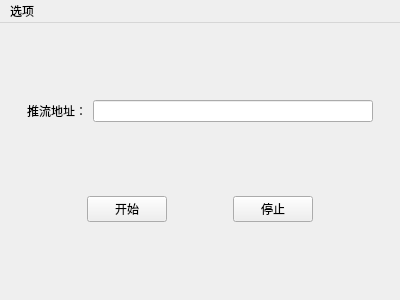
<?xml version="1.0" encoding="UTF-8"?>
<ui version="4.0">
 <class>MainWindow</class>
 <widget class="QMainWindow" name="MainWindow">
  <property name="geometry">
   <rect>
    <x>0</x>
    <y>0</y>
    <width>400</width>
    <height>300</height>
   </rect>
  </property>
  <property name="sizePolicy">
   <sizepolicy hsizetype="Preferred" vsizetype="Fixed">
    <horstretch>0</horstretch>
    <verstretch>0</verstretch>
   </sizepolicy>
  </property>
  <property name="minimumSize">
   <size>
    <width>400</width>
    <height>300</height>
   </size>
  </property>
  <property name="maximumSize">
   <size>
    <width>400</width>
    <height>300</height>
   </size>
  </property>
  <property name="windowTitle">
   <string>DemoPusher</string>
  </property>
  <widget class="QWidget" name="centralwidget">
   <layout class="QVBoxLayout" name="verticalLayout_2">
    <item>
     <widget class="QWidget" name="widget_3" native="true">
      <layout class="QVBoxLayout" name="verticalLayout">
       <item>
        <widget class="QWidget" name="widget_2" native="true">
         <property name="sizePolicy">
          <sizepolicy hsizetype="Preferred" vsizetype="Fixed">
           <horstretch>0</horstretch>
           <verstretch>0</verstretch>
          </sizepolicy>
         </property>
         <layout class="QHBoxLayout" name="horizontalLayout_2">
          <item>
           <widget class="QLabel" name="PushLabel">
            <property name="text">
             <string>推流地址：</string>
            </property>
           </widget>
          </item>
          <item>
           <widget class="QLineEdit" name="PushAddr"/>
          </item>
         </layout>
        </widget>
       </item>
       <item>
        <widget class="QWidget" name="widget" native="true">
         <property name="sizePolicy">
          <sizepolicy hsizetype="Preferred" vsizetype="Fixed">
           <horstretch>0</horstretch>
           <verstretch>0</verstretch>
          </sizepolicy>
         </property>
         <layout class="QHBoxLayout" name="horizontalLayout">
          <item>
           <spacer name="horizontalSpacer">
            <property name="orientation">
             <enum>Qt::Horizontal</enum>
            </property>
            <property name="sizeHint" stdset="0">
             <size>
              <width>40</width>
              <height>20</height>
             </size>
            </property>
           </spacer>
          </item>
          <item>
           <widget class="QPushButton" name="StartOrPauseBtn">
            <property name="text">
             <string>开始</string>
            </property>
           </widget>
          </item>
          <item>
           <spacer name="horizontalSpacer_3">
            <property name="orientation">
             <enum>Qt::Horizontal</enum>
            </property>
            <property name="sizeHint" stdset="0">
             <size>
              <width>30</width>
              <height>20</height>
             </size>
            </property>
           </spacer>
          </item>
          <item>
           <widget class="QPushButton" name="StopBtn">
            <property name="text">
             <string>停止</string>
            </property>
           </widget>
          </item>
          <item>
           <spacer name="horizontalSpacer_2">
            <property name="orientation">
             <enum>Qt::Horizontal</enum>
            </property>
            <property name="sizeHint" stdset="0">
             <size>
              <width>40</width>
              <height>20</height>
             </size>
            </property>
           </spacer>
          </item>
         </layout>
        </widget>
       </item>
      </layout>
     </widget>
    </item>
   </layout>
  </widget>
  <widget class="QMenuBar" name="menubar">
   <property name="geometry">
    <rect>
     <x>0</x>
     <y>0</y>
     <width>400</width>
     <height>24</height>
    </rect>
   </property>
   <widget class="QMenu" name="menu">
    <property name="title">
     <string>选项</string>
    </property>
    <addaction name="ActionSetting"/>
    <addaction name="ActionAbort"/>
   </widget>
   <addaction name="menu"/>
  </widget>
  <action name="ActionSetting">
   <property name="text">
    <string>设置</string>
   </property>
  </action>
  <action name="ActionAbort">
   <property name="text">
    <string>关于</string>
   </property>
  </action>
 </widget>
 <resources/>
 <connections/>
</ui>
